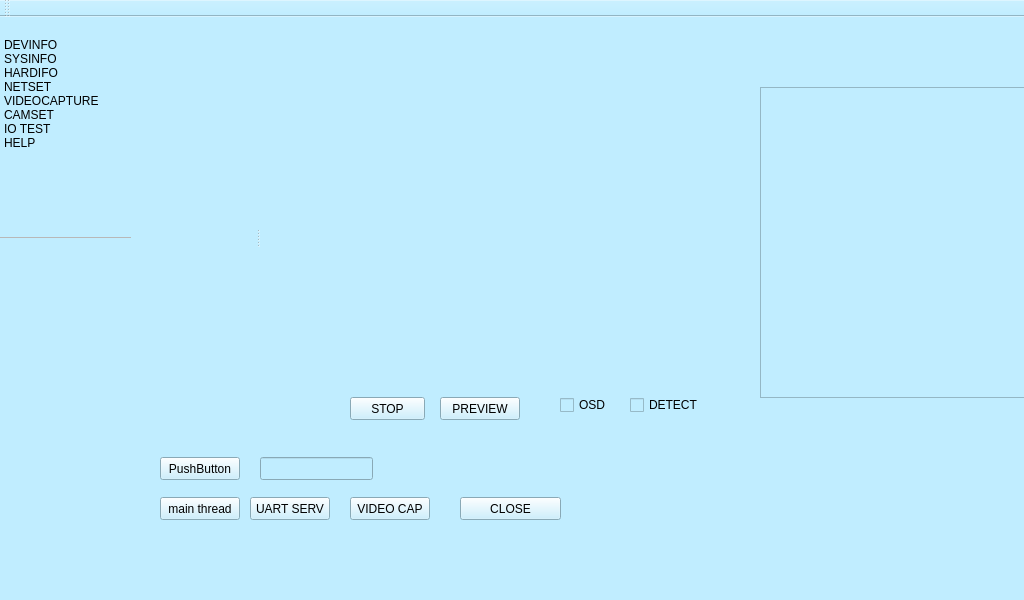
<?xml version="1.0" encoding="UTF-8"?>
<ui version="4.0">
 <class>IVFDUiDesignClass</class>
 <widget class="QMainWindow" name="IVFDUiDesignClass">
  <property name="geometry">
   <rect>
    <x>0</x>
    <y>0</y>
    <width>1024</width>
    <height>600</height>
   </rect>
  </property>
  <property name="windowTitle">
   <string>IVFDUiDesign</string>
  </property>
  <property name="windowIcon">
   <iconset>
    <normaloff>:/IMAGES/Image/excel.png</normaloff>:/IMAGES/Image/excel.png</iconset>
  </property>
  <property name="styleSheet">
   <string notr="true">background-color: rgb(192, 237, 255);</string>
  </property>
  <widget class="QWidget" name="centralWidget">
   <property name="sizePolicy">
    <sizepolicy hsizetype="Preferred" vsizetype="Preferred">
     <horstretch>11</horstretch>
     <verstretch>0</verstretch>
    </sizepolicy>
   </property>
   <widget class="QSplitter" name="splitter">
    <property name="geometry">
     <rect>
      <x>0</x>
      <y>20</y>
      <width>1024</width>
      <height>400</height>
     </rect>
    </property>
    <property name="orientation">
     <enum>Qt::Horizontal</enum>
    </property>
    <widget class="QListWidget" name="listWidget">
     <property name="enabled">
      <bool>true</bool>
     </property>
     <property name="sizePolicy">
      <sizepolicy hsizetype="Expanding" vsizetype="Expanding">
       <horstretch>0</horstretch>
       <verstretch>0</verstretch>
      </sizepolicy>
     </property>
     <property name="minimumSize">
      <size>
       <width>100</width>
       <height>192</height>
      </size>
     </property>
     <property name="maximumSize">
      <size>
       <width>131</width>
       <height>400</height>
      </size>
     </property>
     <property name="frameShape">
      <enum>QFrame::HLine</enum>
     </property>
     <property name="lineWidth">
      <number>0</number>
     </property>
     <property name="midLineWidth">
      <number>1</number>
     </property>
     <item>
      <property name="text">
       <string>DEVINFO</string>
      </property>
      <property name="icon">
       <iconset>
        <normaloff>:/IMAGES/Image/xray.png</normaloff>:/IMAGES/Image/xray.png</iconset>
      </property>
     </item>
     <item>
      <property name="text">
       <string>SYSINFO</string>
      </property>
      <property name="icon">
       <iconset>
        <normaloff>:/IMAGES/Image/linkurl.png</normaloff>:/IMAGES/Image/linkurl.png</iconset>
      </property>
     </item>
     <item>
      <property name="text">
       <string>HARDIFO</string>
      </property>
      <property name="icon">
       <iconset>
        <normaloff>:/IMAGES/Image/thurdbird.png</normaloff>:/IMAGES/Image/thurdbird.png</iconset>
      </property>
     </item>
     <item>
      <property name="text">
       <string>NETSET</string>
      </property>
      <property name="icon">
       <iconset>
        <normaloff>:/IMAGES/Image/dashcode.png</normaloff>:/IMAGES/Image/dashcode.png</iconset>
      </property>
     </item>
     <item>
      <property name="text">
       <string>VIDEOCAPTURE</string>
      </property>
      <property name="icon">
       <iconset>
        <normaloff>:/IMAGES/Image/spaces.png</normaloff>:/IMAGES/Image/spaces.png</iconset>
      </property>
     </item>
     <item>
      <property name="text">
       <string>CAMSET</string>
      </property>
      <property name="icon">
       <iconset>
        <normaloff>:/IMAGES/Image/alertstop2.png</normaloff>:/IMAGES/Image/alertstop2.png</iconset>
      </property>
     </item>
     <item>
      <property name="text">
       <string>IO TEST</string>
      </property>
      <property name="icon">
       <iconset>
        <normaloff>:/IMAGES/Image/pages.png</normaloff>:/IMAGES/Image/pages.png</iconset>
      </property>
     </item>
     <item>
      <property name="text">
       <string>HELP</string>
      </property>
      <property name="icon">
       <iconset>
        <normaloff>:/IMAGES/Image/stacks.png</normaloff>:/IMAGES/Image/stacks.png</iconset>
      </property>
     </item>
    </widget>
    <widget class="QStackedWidget" name="stackedWidget">
     <property name="sizePolicy">
      <sizepolicy hsizetype="Expanding" vsizetype="Expanding">
       <horstretch>10</horstretch>
       <verstretch>0</verstretch>
      </sizepolicy>
     </property>
     <property name="currentIndex">
      <number>4</number>
     </property>
     <widget class="QWidget" name="page_devinfo">
      <widget class="QPushButton" name="pushButton">
       <property name="geometry">
        <rect>
         <x>520</x>
         <y>290</y>
         <width>121</width>
         <height>23</height>
        </rect>
       </property>
       <property name="text">
        <string>RESET</string>
       </property>
      </widget>
      <widget class="QTextBrowser" name="textBrowser_devinfo">
       <property name="geometry">
        <rect>
         <x>20</x>
         <y>10</y>
         <width>781</width>
         <height>271</height>
        </rect>
       </property>
      </widget>
     </widget>
     <widget class="QWidget" name="page_sysinfo">
      <widget class="QPushButton" name="pushButton_sysinfo">
       <property name="geometry">
        <rect>
         <x>560</x>
         <y>340</y>
         <width>121</width>
         <height>23</height>
        </rect>
       </property>
       <property name="text">
        <string>GET SYSTEM INFO</string>
       </property>
      </widget>
      <widget class="QTextBrowser" name="textBrowser_sysinfo">
       <property name="geometry">
        <rect>
         <x>30</x>
         <y>20</y>
         <width>681</width>
         <height>281</height>
        </rect>
       </property>
      </widget>
     </widget>
     <widget class="QWidget" name="page_hwinfo">
      <widget class="QPushButton" name="pushButton_hwinfo">
       <property name="geometry">
        <rect>
         <x>470</x>
         <y>220</y>
         <width>101</width>
         <height>23</height>
        </rect>
       </property>
       <property name="text">
        <string>GET HARD INFO</string>
       </property>
      </widget>
      <widget class="QTextBrowser" name="textBrowser_hwinfo">
       <property name="geometry">
        <rect>
         <x>20</x>
         <y>20</y>
         <width>571</width>
         <height>192</height>
        </rect>
       </property>
      </widget>
     </widget>
     <widget class="QWidget" name="page_netinfo">
      <widget class="QPushButton" name="pushButton_netread">
       <property name="geometry">
        <rect>
         <x>410</x>
         <y>60</y>
         <width>141</width>
         <height>23</height>
        </rect>
       </property>
       <property name="text">
        <string>READ THE NET</string>
       </property>
      </widget>
      <widget class="QPushButton" name="pushButton_netwrite">
       <property name="geometry">
        <rect>
         <x>410</x>
         <y>90</y>
         <width>141</width>
         <height>23</height>
        </rect>
       </property>
       <property name="text">
        <string>CONFIG NET</string>
       </property>
      </widget>
      <widget class="QLabel" name="label_2">
       <property name="geometry">
        <rect>
         <x>90</x>
         <y>40</y>
         <width>54</width>
         <height>12</height>
        </rect>
       </property>
       <property name="text">
        <string>ADDRESS</string>
       </property>
      </widget>
      <widget class="QLabel" name="label_3">
       <property name="geometry">
        <rect>
         <x>90</x>
         <y>70</y>
         <width>54</width>
         <height>16</height>
        </rect>
       </property>
       <property name="text">
        <string>MASK</string>
       </property>
      </widget>
      <widget class="QLabel" name="label_4">
       <property name="geometry">
        <rect>
         <x>90</x>
         <y>100</y>
         <width>54</width>
         <height>12</height>
        </rect>
       </property>
       <property name="text">
        <string>NETGATE</string>
       </property>
      </widget>
      <widget class="QLineEdit" name="lineEdit_addr">
       <property name="geometry">
        <rect>
         <x>170</x>
         <y>40</y>
         <width>191</width>
         <height>20</height>
        </rect>
       </property>
      </widget>
      <widget class="QLineEdit" name="lineEdit_mask">
       <property name="geometry">
        <rect>
         <x>170</x>
         <y>70</y>
         <width>191</width>
         <height>20</height>
        </rect>
       </property>
      </widget>
      <widget class="QLineEdit" name="lineEdit_netgate">
       <property name="geometry">
        <rect>
         <x>170</x>
         <y>100</y>
         <width>191</width>
         <height>20</height>
        </rect>
       </property>
      </widget>
     </widget>
     <widget class="QWidget" name="page_video">
      <widget class="QTextBrowser" name="textBrowser_videoinfo">
       <property name="geometry">
        <rect>
         <x>500</x>
         <y>50</y>
         <width>361</width>
         <height>311</height>
        </rect>
       </property>
      </widget>
      <widget class="QCheckBox" name="checkBox_osd">
       <property name="geometry">
        <rect>
         <x>300</x>
         <y>360</y>
         <width>71</width>
         <height>16</height>
        </rect>
       </property>
       <property name="text">
        <string>OSD</string>
       </property>
      </widget>
      <widget class="QCheckBox" name="checkBox_detect">
       <property name="geometry">
        <rect>
         <x>370</x>
         <y>360</y>
         <width>71</width>
         <height>16</height>
        </rect>
       </property>
       <property name="text">
        <string>DETECT</string>
       </property>
      </widget>
      <widget class="QPushButton" name="pushButton_preview">
       <property name="geometry">
        <rect>
         <x>180</x>
         <y>360</y>
         <width>80</width>
         <height>23</height>
        </rect>
       </property>
       <property name="text">
        <string>PREVIEW</string>
       </property>
      </widget>
      <widget class="QPushButton" name="pushButton_stopvideo">
       <property name="geometry">
        <rect>
         <x>90</x>
         <y>360</y>
         <width>75</width>
         <height>23</height>
        </rect>
       </property>
       <property name="text">
        <string>STOP</string>
       </property>
      </widget>
     </widget>
     <widget class="QWidget" name="page_file">
      <property name="sizePolicy">
       <sizepolicy hsizetype="Preferred" vsizetype="Preferred">
        <horstretch>0</horstretch>
        <verstretch>0</verstretch>
       </sizepolicy>
      </property>
      <widget class="QPushButton" name="pushButton_fileread">
       <property name="geometry">
        <rect>
         <x>60</x>
         <y>150</y>
         <width>75</width>
         <height>23</height>
        </rect>
       </property>
       <property name="text">
        <string>文件读出</string>
       </property>
      </widget>
      <widget class="QPushButton" name="pushButton_fileupdate">
       <property name="geometry">
        <rect>
         <x>60</x>
         <y>180</y>
         <width>75</width>
         <height>23</height>
        </rect>
       </property>
       <property name="text">
        <string>文件上传</string>
       </property>
      </widget>
     </widget>
     <widget class="QWidget" name="page_camset">
      <widget class="QPushButton" name="pushButton_camset">
       <property name="geometry">
        <rect>
         <x>180</x>
         <y>140</y>
         <width>75</width>
         <height>23</height>
        </rect>
       </property>
       <property name="text">
        <string>6</string>
       </property>
      </widget>
     </widget>
     <widget class="QWidget" name="page_io">
      <widget class="QPushButton" name="pushButton_ioset">
       <property name="geometry">
        <rect>
         <x>60</x>
         <y>20</y>
         <width>75</width>
         <height>23</height>
        </rect>
       </property>
       <property name="text">
        <string>LED1 ON</string>
       </property>
      </widget>
      <widget class="QPushButton" name="pushButton_2">
       <property name="geometry">
        <rect>
         <x>60</x>
         <y>90</y>
         <width>80</width>
         <height>23</height>
        </rect>
       </property>
       <property name="text">
        <string>LED2 ON</string>
       </property>
      </widget>
      <widget class="QPushButton" name="pushButton_3">
       <property name="geometry">
        <rect>
         <x>60</x>
         <y>150</y>
         <width>80</width>
         <height>23</height>
        </rect>
       </property>
       <property name="text">
        <string>LED3 ON</string>
       </property>
      </widget>
      <widget class="QPushButton" name="pushButton_4">
       <property name="geometry">
        <rect>
         <x>60</x>
         <y>220</y>
         <width>80</width>
         <height>23</height>
        </rect>
       </property>
       <property name="text">
        <string>RL1 OPEN</string>
       </property>
      </widget>
      <widget class="QPushButton" name="pushButton_5">
       <property name="geometry">
        <rect>
         <x>60</x>
         <y>280</y>
         <width>80</width>
         <height>23</height>
        </rect>
       </property>
       <property name="text">
        <string>RL2 OPEN</string>
       </property>
      </widget>
      <widget class="QPushButton" name="pushButton_6">
       <property name="geometry">
        <rect>
         <x>180</x>
         <y>150</y>
         <width>80</width>
         <height>23</height>
        </rect>
       </property>
       <property name="text">
        <string>LED3 OFF</string>
       </property>
      </widget>
      <widget class="QPushButton" name="pushButton_ioset_2">
       <property name="geometry">
        <rect>
         <x>180</x>
         <y>20</y>
         <width>75</width>
         <height>23</height>
        </rect>
       </property>
       <property name="text">
        <string>LED1 OFF</string>
       </property>
      </widget>
      <widget class="QPushButton" name="pushButton_9">
       <property name="geometry">
        <rect>
         <x>180</x>
         <y>90</y>
         <width>80</width>
         <height>23</height>
        </rect>
       </property>
       <property name="text">
        <string>LED2 OFF</string>
       </property>
      </widget>
      <widget class="QPushButton" name="pushButton_8">
       <property name="geometry">
        <rect>
         <x>180</x>
         <y>220</y>
         <width>80</width>
         <height>23</height>
        </rect>
       </property>
       <property name="text">
        <string>RL1 CLOSE</string>
       </property>
      </widget>
      <widget class="QPushButton" name="pushButton_7">
       <property name="geometry">
        <rect>
         <x>180</x>
         <y>280</y>
         <width>80</width>
         <height>23</height>
        </rect>
       </property>
       <property name="text">
        <string>RL2 CLOSE</string>
       </property>
      </widget>
     </widget>
    </widget>
   </widget>
   <widget class="QPushButton" name="pushButton_capture">
    <property name="geometry">
     <rect>
      <x>350</x>
      <y>480</y>
      <width>80</width>
      <height>23</height>
     </rect>
    </property>
    <property name="text">
     <string>VIDEO CAP</string>
    </property>
   </widget>
   <widget class="QPushButton" name="pushButton_close">
    <property name="geometry">
     <rect>
      <x>460</x>
      <y>480</y>
      <width>101</width>
      <height>23</height>
     </rect>
    </property>
    <property name="text">
     <string>CLOSE</string>
    </property>
   </widget>
   <widget class="QPushButton" name="pushButton_uartserv">
    <property name="geometry">
     <rect>
      <x>250</x>
      <y>480</y>
      <width>80</width>
      <height>23</height>
     </rect>
    </property>
    <property name="text">
     <string>UART SERV</string>
    </property>
   </widget>
   <widget class="QPushButton" name="pushButton_mainthread">
    <property name="geometry">
     <rect>
      <x>160</x>
      <y>480</y>
      <width>80</width>
      <height>23</height>
     </rect>
    </property>
    <property name="text">
     <string>main thread</string>
    </property>
   </widget>
   <widget class="QPushButton" name="pushButton_test">
    <property name="geometry">
     <rect>
      <x>160</x>
      <y>440</y>
      <width>80</width>
      <height>23</height>
     </rect>
    </property>
    <property name="text">
     <string>PushButton</string>
    </property>
   </widget>
   <widget class="QLineEdit" name="lineEdit">
    <property name="geometry">
     <rect>
      <x>260</x>
      <y>440</y>
      <width>113</width>
      <height>23</height>
     </rect>
    </property>
   </widget>
  </widget>
  <widget class="QMenuBar" name="menuBar">
   <property name="geometry">
    <rect>
     <x>0</x>
     <y>0</y>
     <width>1024</width>
     <height>20</height>
    </rect>
   </property>
  </widget>
  <widget class="QToolBar" name="mainToolBar">
   <attribute name="toolBarArea">
    <enum>TopToolBarArea</enum>
   </attribute>
   <attribute name="toolBarBreak">
    <bool>false</bool>
   </attribute>
  </widget>
  <widget class="QStatusBar" name="statusBar"/>
 </widget>
 <layoutdefault spacing="6" margin="11"/>
 <resources/>
 <connections/>
</ui>
